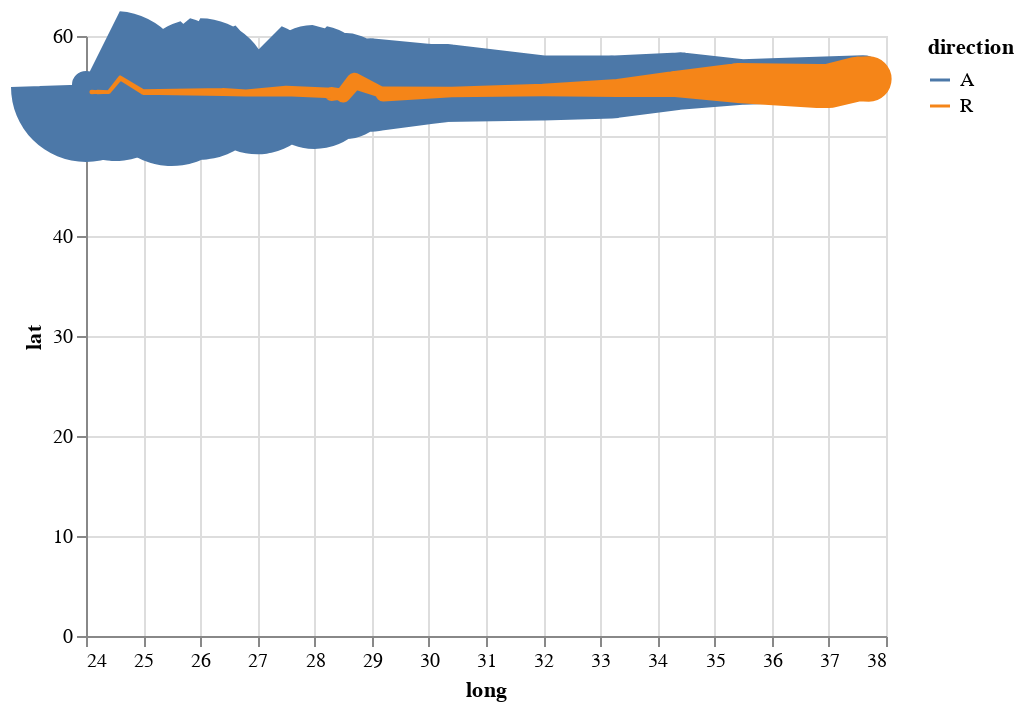

Source (notebook cell):
### Code cell
troops_chart = alt.Chart(troops).mark_trail().encode(
    x='long:Q',
    y='lat:Q',
    size=alt.Size('survivors', scale=alt.Scale(range=[1, 75]), legend=None),
    color=alt.Color('direction')
)
troops_chart

### Figure 1 — Vega-Lite specification as saved in the notebook (floating-point values rounded to 4 significant figures)
{"config": {"view": {"continuousWidth": 400, "continuousHeight": 300}}, "data": {"name": "data-56af38f370621560624276220716fba8"}, "mark": "trail", "encoding": {"color": {"field": "direction", "type": "nominal"}, "size": {"field": "survivors", "legend": null, "scale": {"range": [1, 75]}, "type": "quantitative"}, "x": {"field": "long", "type": "quantitative"}, "y": {"field": "lat", "type": "quantitative"}}, "$schema": "https://vega.github.io/schema/vega-lite/v4.17.0.json", "datasets": {"data-56af38f370621560624276220716fba8": [{"long": 24.0, "lat": 54.9, "survivors": 340000, "direction": "A", "group": 1}, {"long": 24.5, "lat": 55.0, "survivors": 340000, "direction": "A", "group": 1}, {"long": 25.5, "lat": 54.5, "survivors": 340000, "direction": "A", "group": 1}, {"long": 26.0, "lat": 54.7, "survivors": 320000, "direction": "A", "group": 1}, {"long": 27.0, "lat": 54.8, "survivors": 300000, "direction": "A", "group": 1}, {"long": 28.0, "lat": 54.9, "survivors": 280000, "direction": "A", "group": 1}, {"long": 28.5, "lat": 55.0, "survivors": 240000, "direction": "A", "group": 1}, {"long": 29.0, "lat": 55.1, "survivors": 210000, "direction": "A", "group": 1}, {"long": 30.0, "lat": 55.2, "survivors": 180000, "direction": "A", "group": 1}, {"long": 30.3, "lat": 55.3, "survivors": 175000, "direction": "A", "group": 1}, {"long": 32.0, "lat": 54.8, "survivors": 145000, "direction": "A", "group": 1}, {"long": 33.2, "lat": 54.9, "survivors": 140000, "direction": "A", "group": 1}, {"long": 34.4, "lat": 55.5, "survivors": 127100, "direction": "A", "group": 1}, {"long": 35.5, "lat": 55.4, "survivors": 100000, "direction": "A", "group": 1}, {"long": 36.0, "lat": 55.5, "survivors": 100000, "direction": "A", "group": 1}, {"long": 37.6, "lat": 55.8, "survivors": 100000, "direction": "A", "group": 1}, {"long": 37.7, "lat": 55.7, "survivors": 100000, "direction": "R", "group": 1}, {"long": 37.5, "lat": 55.7, "survivors": 98000, "direction": "R", "group": 1}, {"long": 37.0, "lat": 55.0, "survivors": 97000, "direction": "R", "group": 1}, {"long": 36.8, "lat": 55.0, "survivors": 96000, "direction": "R", "group": 1}, {"long": 35.4, "lat": 55.3, "survivors": 87000, "direction": "R", "group": 1}, {"long": 34.3, "lat": 55.2, "survivors": 55000, "direction": "R", "group": 1}, {"long": 33.3, "lat": 54.8, "survivors": 37000, "direction": "R", "group": 1}, {"long": 32.0, "lat": 54.6, "survivors": 24000, "direction": "R", "group": 1}, {"long": 30.4, "lat": 54.4, "survivors": 20000, "direction": "R", "group": 1}, {"long": 29.2, "lat": 54.3, "survivors": 20000, "direction": "R", "group": 1}, {"long": 28.5, "lat": 54.2, "survivors": 20000, "direction": "R", "group": 1}, {"long": 28.3, "lat": 54.3, "survivors": 20000, "direction": "R", "group": 1}, {"long": 27.5, "lat": 54.5, "survivors": 20000, "direction": "R", "group": 1}, {"long": 26.8, "lat": 54.3, "survivors": 12000, "direction": "R", "group": 1}, {"long": 26.4, "lat": 54.4, "survivors": 14000, "direction": "R", "group": 1}, {"long": 25.0, "lat": 54.4, "survivors": 8000, "direction": "R", "group": 1}, {"long": 24.4, "lat": 54.4, "survivors": 4000, "direction": "R", "group": 1}, {"long": 24.2, "lat": 54.4, "survivors": 4000, "direction": "R", "group": 1}, {"long": 24.1, "lat": 54.4, "survivors": 4000, "direction": "R", "group": 1}, {"long": 24.0, "lat": 55.1, "survivors": 60000, "direction": "A", "group": 2}, {"long": 24.5, "lat": 55.2, "survivors": 60000, "direction": "A", "group": 2}, {"long": 25.5, "lat": 54.7, "survivors": 60000, "direction": "A", "group": 2}, {"long": 26.6, "lat": 55.7, "survivors": 40000, "direction": "A", "group": 2}, {"long": 27.4, "lat": 55.6, "survivors": 33000, "direction": "A", "group": 2}, {"long": 28.7, "lat": 55.5, "survivors": 33000, "direction": "A", "group": 2}, {"long": 28.7, "lat": 55.5, "survivors": 33000, "direction": "R", "group": 2}, {"long": 29.2, "lat": 54.2, "survivors": 30000, "direction": "R", "group": 2}, {"long": 28.5, "lat": 54.1, "survivors": 30000, "direction": "R", "group": 2}, {"long": 28.3, "lat": 54.2, "survivors": 28000, "direction": "R", "group": 2}, {"long": 24.0, "lat": 55.2, "survivors": 22000, "direction": "A", "group": 3}, {"long": 24.5, "lat": 55.3, "survivors": 22000, "direction": "A", "group": 3}, {"long": 24.6, "lat": 55.8, "survivors": 6000, "direction": "A", "group": 3}, {"long": 24.6, "lat": 55.8, "survivors": 6000, "direction": "R", "group": 3}, {"long": 24.2, "lat": 54.4, "survivors": 6000, "direction": "R", "group": 3}, {"long": 24.1, "lat": 54.4, "survivors": 6000, "direction": "R", "group": 3}]}}
